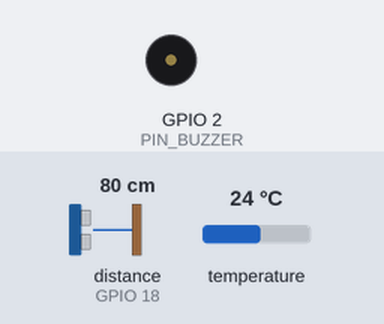
Bench run of a program on a simulated ESP32. Shown: buzzer (waves = sounding, pin HIGH). Wiring (inferred from the names in the program): ultrasonic range finder: trigger GPIO 5; echo GPIO 18. Inputs (shaded band) come from the test bench; at power-on: distance to the obstacle (sensor on GPIO 18) 80 cm, temperature 24 °C. The echo pulse lasts 58.3 µs per cm; WiFi joins after 1.5 s; servers stay silent unless stated; uploads are accepted with an empty reply; pins used as bus, display or sensor lines are not drawn; what the program prints to the serial monitor is not drawn.

Above: at 0.1 s.
At 4.3 s:
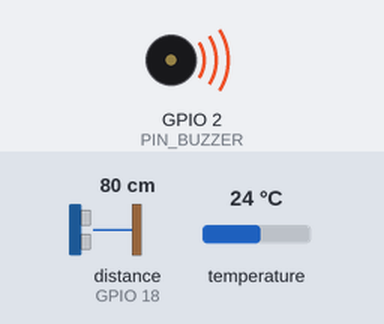
Timing chart, 0 to 5.8 s (numbered marks = the images above):
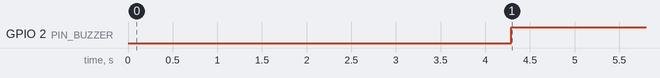

The program:

main.cpp
```cpp
#include <Arduino.h>
#include <WiFi.h>
#include <HTTPClient.h>
#include <ArduinoJson.h>
#include <OneWire.h>
#include <DallasTemperature.h>
#include <WiFiClientSecure.h>
#include "config.h"

// Deklarasi Pin
#define PIN_SUHU       26
#define PIN_PH         34
#define PIN_TURBIDITY  35
#define PIN_TRIG       5
#define PIN_ECHO       18
#define PIN_BUZZER     2

OneWire oneWire(PIN_SUHU);
DallasTemperature sensorSuhu(&oneWire);

// Variabel Waktu
unsigned long lastSendTime = 0;

// Function Prototypes
void connectWiFi();
void bacaSensorDanKirim();
void soundBuzzer(bool active);

void setup() {
  Serial.begin(115200);

  // Inisialisasi Sensor
  sensorSuhu.begin();
  pinMode(PIN_PH, INPUT);
  pinMode(PIN_TURBIDITY, INPUT);
  pinMode(PIN_TRIG, OUTPUT);
  pinMode(PIN_ECHO, INPUT);
  pinMode(PIN_BUZZER, OUTPUT);

  // Sambungkan ke WiFi
  connectWiFi();

  Serial.println("Sistem AquaVion Berjalan...");
  delay(2000);
}

void loop() {
  // Pastikan WiFi tetap terhubung
  if (WiFi.status() != WL_CONNECTED) {
    connectWiFi();
  }

  // Cek apakah sudah waktunya mengirim data (Setiap 5 Menit)
  unsigned long currentTime = millis();
  if (currentTime - lastSendTime >= SEND_INTERVAL || lastSendTime == 0) {
    bacaSensorDanKirim();
    lastSendTime = currentTime;
  }

  // Delay kecil untuk stabilitas
  delay(10);
}

void connectWiFi() {
  Serial.print("Connecting to WiFi: ");
  Serial.println(WIFI_SSID);

  WiFi.begin(WIFI_SSID, WIFI_PASSWORD);

  int attempts = 0;
  while (WiFi.status() != WL_CONNECTED && attempts < 20) {
    delay(500);
    Serial.print(".");
    attempts++;
  }

  if (WiFi.status() == WL_CONNECTED) {
    Serial.println("\nWiFi Connected!");
    Serial.print("IP Address: ");
    Serial.println(WiFi.localIP());
  } else {
    Serial.println("\nWiFi Connection Failed! Will retry in loop.");
  }
}

void bacaSensorDanKirim() {
  // 1. Baca Suhu
  sensorSuhu.requestTemperatures();
  float suhuC = sensorSuhu.getTempCByIndex(0);

  // 2. Baca pH
  int analogPH = analogRead(PIN_PH);
  float nilaiPH = analogPH * (14.0 / 4095.0); // Kalibrasi diperlukan

  // 3. Baca Turbidity
  int analogTurbidity = analogRead(PIN_TURBIDITY);

  // 4. Baca Jarak Air (Ultrasonic)
  digitalWrite(PIN_TRIG, LOW);
  delayMicroseconds(2);
  digitalWrite(PIN_TRIG, HIGH);
  delayMicroseconds(10);
  digitalWrite(PIN_TRIG, LOW);
  long durasi = pulseIn(PIN_ECHO, HIGH);
  float jarakAir = durasi * 0.034 / 2;

  Serial.printf("Suhu: %.2f °C | pH: %.2f | Jarak: %.2f cm | Turbidity: %d\n", suhuC, nilaiPH, jarakAir, analogTurbidity);

  // 5. Evaluasi Peringatan (Lokal)
  bool peringatan = false;
  if (suhuC < 25.0 || suhuC > 30.0) peringatan = true;
  if (nilaiPH < 6.5 || nilaiPH > 8.6) peringatan = true;
  if (jarakAir < 50.0 || jarakAir > 70.0) peringatan = true;

  soundBuzzer(peringatan);

  // 6. Kirim Data ke Server via HTTP POST
  if (WiFi.status() == WL_CONNECTED) {
    WiFiClientSecure *client = new WiFiClientSecure;
    if(client) {
      client->setInsecure(); // Mengizinkan HTTPS tanpa verifikasi sertifikat (untuk kemudahan testing)

      HTTPClient http;
      if (http.begin(*client, API_URL)) {
        http.addHeader("Content-Type", "application/json");

        // Construct JSON Payload
        JsonDocument doc;
        doc["userId"] = USER_ID;
        doc["device_id"] = DEVICE_ID;
        doc["temperature"] = suhuC;
        doc["ph"] = nilaiPH;
        doc["turbidity"] = analogTurbidity;
        doc["waterLevel"] = jarakAir;

        String jsonPayload;
        serializeJson(doc, jsonPayload);

        Serial.println("Sending data to server (HTTPS)...");
        int httpResponseCode = http.POST(jsonPayload);

        if (httpResponseCode > 0) {
          String response = http.getString();
          Serial.print("HTTP Response code: ");
          Serial.println(httpResponseCode);
          Serial.println("Response: " + response);
        } else {
          Serial.print("Error sending POST: ");
          Serial.println(http.errorToString(httpResponseCode).c_str());
        }
        http.end();
      } else {
        Serial.println("Unable to connect to server");
      }
      delete client;
    }
  }

  Serial.println("-------------------------------------------------");
}

void soundBuzzer(bool active) {
  if (active) {
    digitalWrite(PIN_BUZZER, HIGH);
    Serial.println("⚠️ BAHAYA: Kualitas air di luar batas normal!");
  } else {
    digitalWrite(PIN_BUZZER, LOW);
  }
}
```

config.h
```cpp
#ifndef CONFIG_H
#define CONFIG_H

// WiFi Configuration
const char* WIFI_SSID = "AquaVion";
const char* WIFI_PASSWORD = "12345678";

// API Configuration
// Gunakan alamat IP laptop Anda jika tes lokal, atau domain Vercel jika sudah online
// Contoh Lokal: "http://192.168.1.15:3000/api/mqtt/receive"
const char* API_URL = "https://aqua-vion.vercel.app/api/mqtt/receive";

// User & Device Configuration
const char* USER_ID = "we2KX9B0sCRBwnaeB9kD9xrzvsf2";
const char* DEVICE_ID = "AQN-IOT-001";

// Interval pengiriman data (5 menit)
const unsigned long SEND_INTERVAL = 300000;

#endif
```

Measured:
- by itself, GPIO 2 (PIN_BUZZER): LOW → HIGH at 4.3 s
